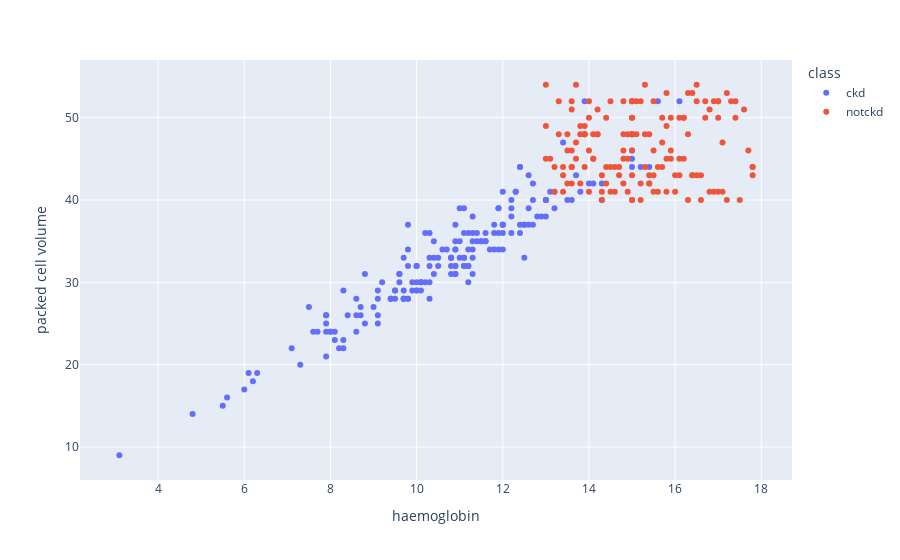

Notebook code for this chart:
### Code cell
scatters('haemoglobin','packed cell volume')

### Figure 1 — Plotly figure (JSON) as saved in the notebook; plotly's stock layout.template omitted (floating-point values rounded to 4 significant figures; data arrays with more than 128 entries replaced by an {"elided": "..."} marker saying what was removed)
{"data": [{"hovertemplate": "class=ckd<br>haemoglobin=%{x}<br>packed cell volume=%{y}<extra></extra>", "legendgroup": "ckd", "marker": {"color": "#636efa", "symbol": "circle"}, "mode": "markers", "name": "ckd", "orientation": "v", "showlegend": true, "type": "scatter", "x": {"elided": "250 float values"}, "xaxis": "x", "y": {"elided": "250 int values"}, "yaxis": "y"}, {"hovertemplate": "class=notckd<br>haemoglobin=%{x}<br>packed cell volume=%{y}<extra></extra>", "legendgroup": "notckd", "marker": {"color": "#EF553B", "symbol": "circle"}, "mode": "markers", "name": "notckd", "orientation": "v", "showlegend": true, "type": "scatter", "x": {"elided": "150 float values"}, "xaxis": "x", "y": {"elided": "150 int values"}, "yaxis": "y"}], "layout": {"autosize": true, "legend": {"title": {"text": "class"}, "tracegroupgap": 0}, "margin": {"t": 60}, "xaxis": {"anchor": "y", "autorange": true, "domain": [0, 1], "range": [2.208, 18.69], "title": {"text": "haemoglobin"}, "type": "linear"}, "yaxis": {"anchor": "x", "autorange": true, "domain": [0, 1], "range": [5.516, 57.48], "title": {"text": "packed cell volume"}, "type": "linear"}}}
